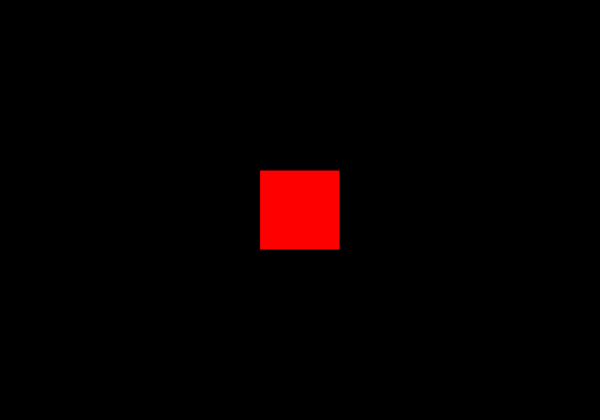
Frame 1 (no input)
Frame 60 (no input): identical to frame 1, image omitted
Frame 120 (the mouse pressed at the canvas centre since frame 60): identical to frame 1, image omitted

The p5.js sketch that drew this single still picture (run headless with seeded random() and noise() and a simulated clock; from frame 60 on, the mouse is pressed at the canvas centre):

// p5.js sketch
// ── sketch.js
function setup() {
  createCanvas(600, 420);
}

function draw() {
  rectMode(CENTER);
  background(0);
  fill(255, 0, 0); //set the initial fill to red

  if (mouseX > 300) {
    ellipse(width / 2, height / 2, 40, 80);
  } else {
    rect(width / 2, height / 2, 80, 80);
  }

}
